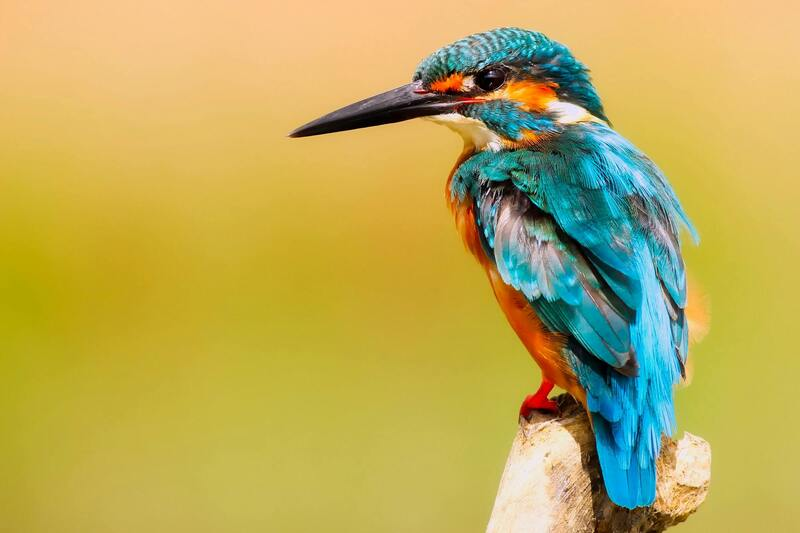
#> input picture Hafta7/kus.jpg, 800 x 533 px
$ python uyg1.py
#> lines starting #> are read from the running program, lines starting #| are printed output that depends on the picture
import cv2
import numpy as np
from matplotlib import pyplot as plt

gri = cv2.imread("kus.jpg", 0)
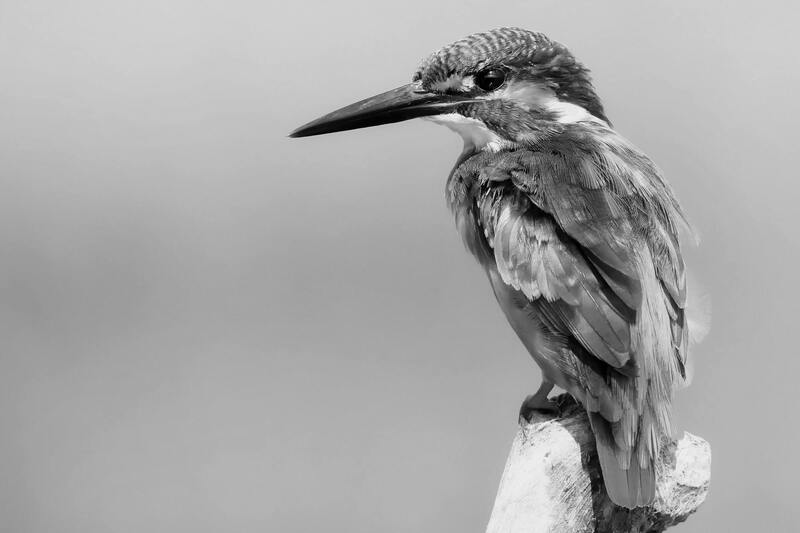
#> gri: shape (533, 800); min 0, max 255, mean 166.9
cv2.imshow("Kus Resmi", gri)
cv2.waitKey()

print(len(gri))
#| 533

hist_gray = cv2.calcHist([gri], [0], None, [256], [0,256]) #gri görüntü histogram hesaplama
#> hist_gray = 256 values, max 15057 at index 175, min 0 at index 249, mean 1665.6

plt.figure(2)
plt.plot(hist_gray)
plt.show()
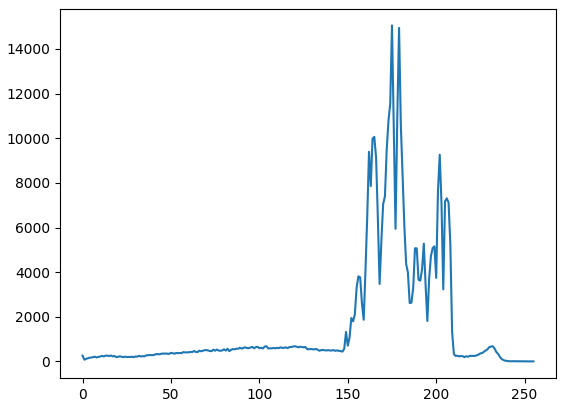
#> figure drawn by matplotlib, 1 panel; curve peaks at x = 175, y = 15057

$ run again, with Hafta7/bulut.png saved as Hafta7/kus.jpg
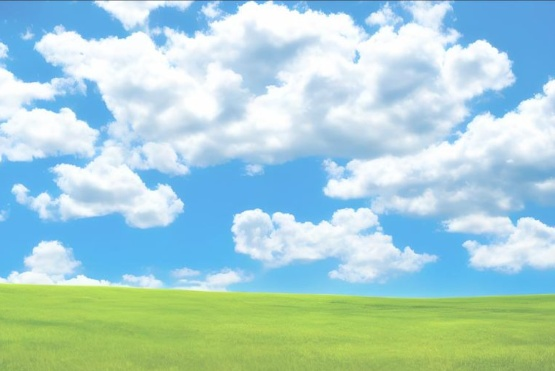
#> input picture Hafta7/bulut.png, 555 x 371 px
#> `gri = cv2.imread("kus.jpg", 0)`:
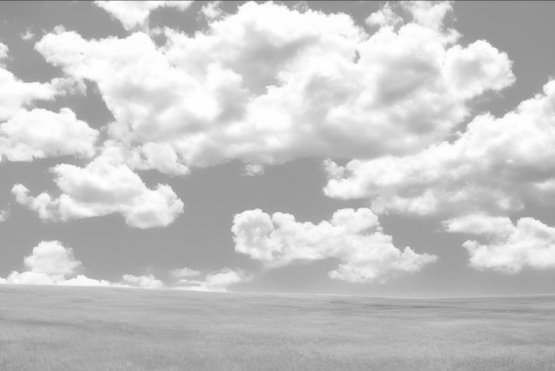
#> gri: shape (371, 555); min 100, max 255, mean 197.6
#| 371
#> hist_gray = 256 values, max 5129 at index 160, min 0 at index 0, mean 804.3
#> `plt.show()`:
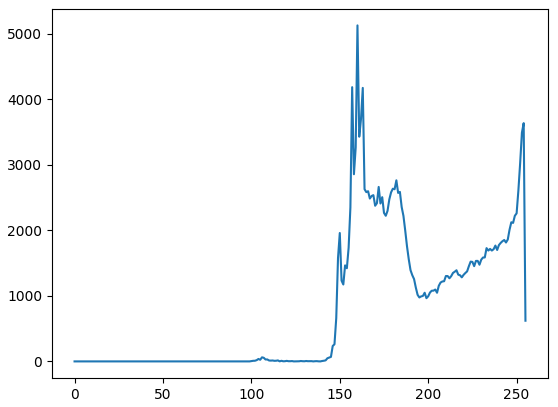
#> figure drawn by matplotlib, 1 panel; curve peaks at x = 160, y = 5129
